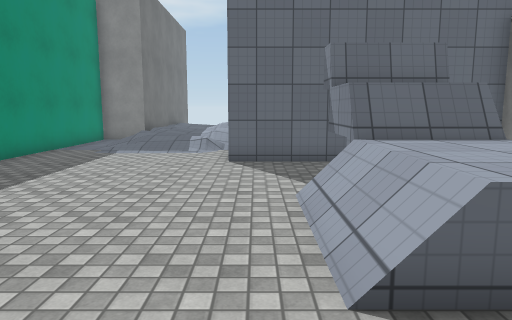
[1] (above)

16 first-person views from a walk through a Unity game level. The camera is 1.5 m above the floor, tilts 8° down and sees 70° across. The floor is counted in squares, 1 m on a side. Each view is taken from the middle of a square. On the plan, view 1 faces up. The plan holds only what a view shows up to about 16 squares ahead; the rest is blank. The place goes on beyond the plan. Some animated figures are left out. Surface patterns are stand-ins for the level's own textures.

[2]
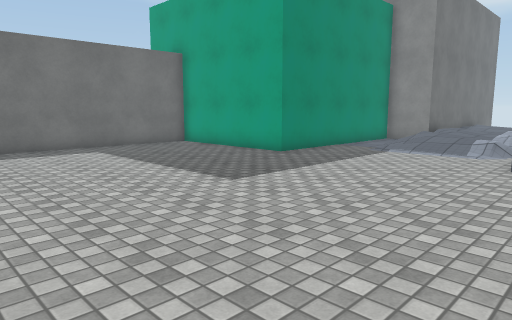

[3]
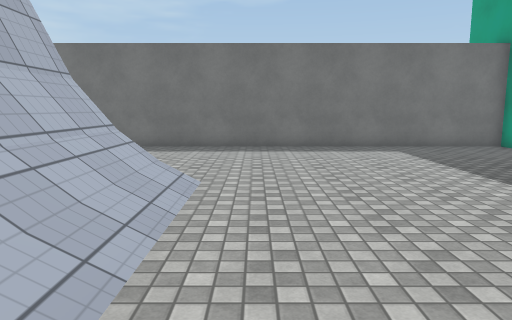

[4]
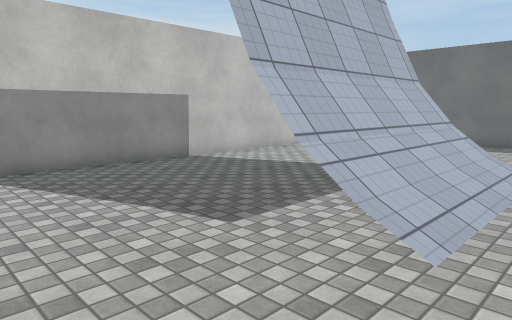

[5]
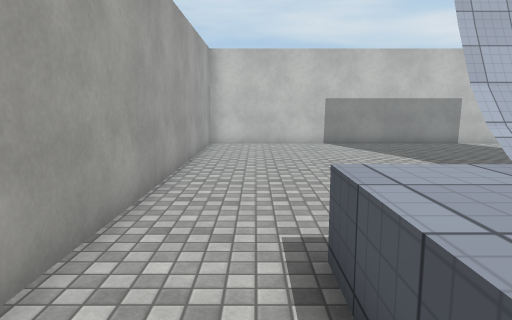

[6]
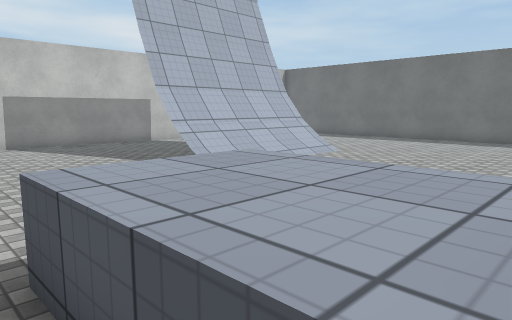

[7]
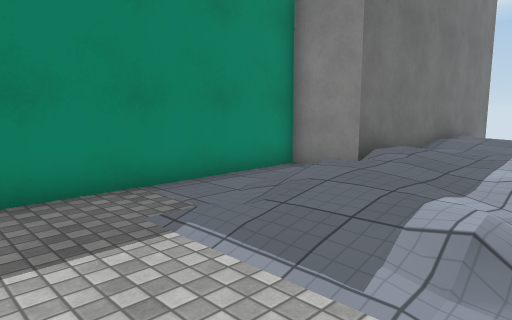

[8]
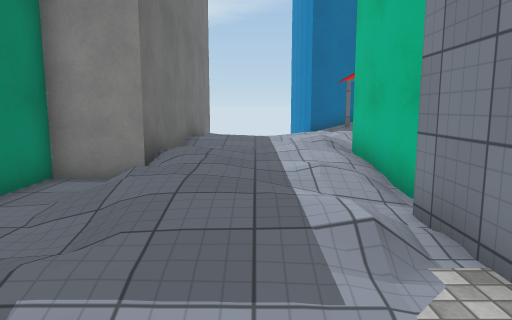

[9]
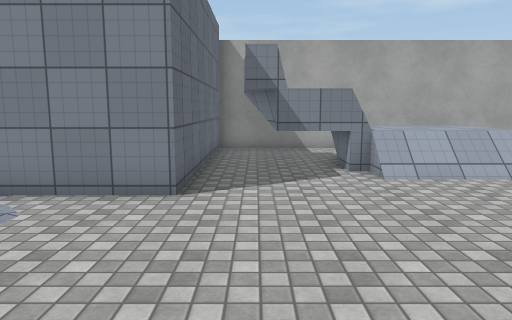

[10]
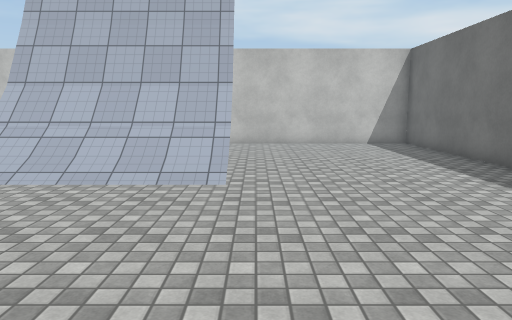

[11]
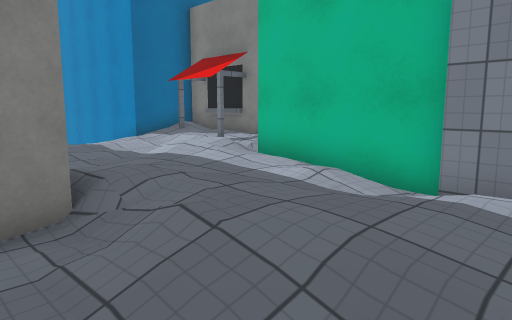

[12]
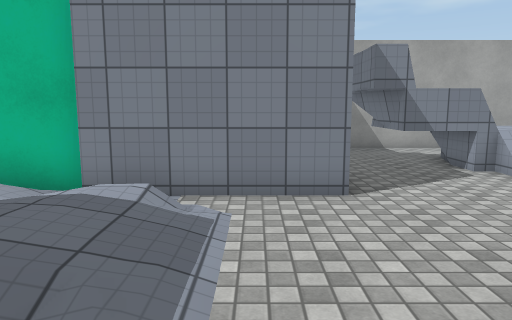

[13]
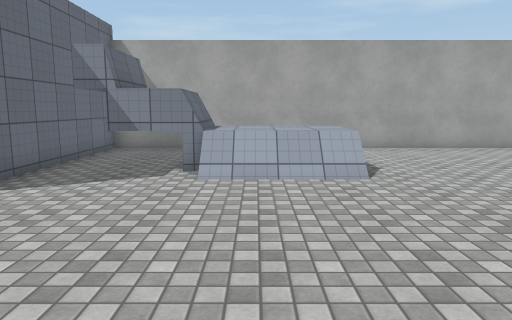

[14]
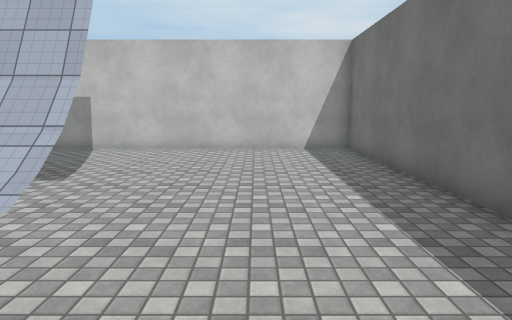

[15]
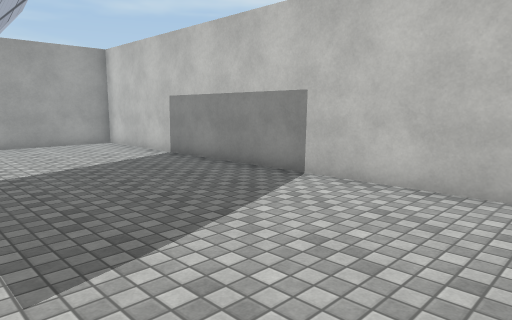

[16]
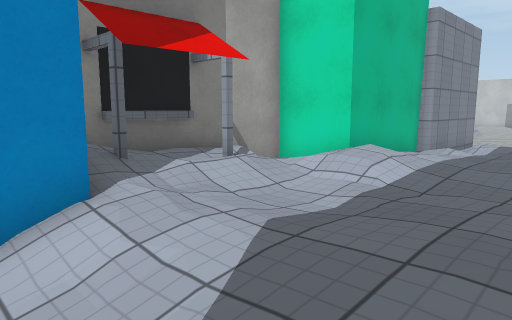

### Floor plan
Key: @ floor where view 1 was taken; # wall or solid block; . main floor; : floor 0.25 m higher than the main floor; + floor 0.5 m higher than the main floor; * floor 0.75 m higher than the main floor; % floor 1 m higher than the main floor; / step, stairs or slope; = window, fence, low wall or low ledge; ^ raised ledge; T thing the floor can be seen under or through.
Columns run from 14 left of view 1 to 7 right of it. Each row starts with its distance up from view 1.
 28              #
 27         #.  .#
 26         # ://####
 25         #+++++//#
 24         #/++:++*#
 23         #+++:/**#
 22         #/+:://##
 21         #:::/// #
 20         # ++/// #
 19         #++++/###
 18       ###/+++/#
 17       #../+++/#
 16       #.//++//#
 15       #.//++/##
 14       #..//++#
 13       #..:///#
 12       #......#
 11       #......#########
 10 #######..............#
  9 #................##..#
  8 #...............###..#
  7 #...............=^#..#
  6 #............../%%%..#
  5 #............../%%%  #
  4 #............../%%%..#
  3 #............../%%%..#
  2 #....................#
  1 #....................#
  0 #.............@......#
 -1 #....................#
 -2 #.......//////.......#
 -3 #.......TTTTTT.......#
 -4 #....................#
 -5 #....................#
 -6 #....................#
 -7 #....................#
 -8 #....................#
 -9 #....................#
-10 ######################

Where each view was taken, in squares from view 1:
view 1: 0 up, 0 right, facing up
view 2: 0 up, 1 right, facing up-left
view 3: 0 up, 1 right, facing left
view 4: 0 up, 3 right, facing down-left
view 5: 6 up, 5 right, facing down
view 6: 6 up, 5 right, facing down-left
view 7: 10 up, 1 left, facing up-left
view 8: 10 up, 3 left, facing up
view 9: 9 up, 7 left, facing right
view 10: 6 up, 7 left, facing down
view 11: 13 up, 7 left, facing up-right
view 12: 12 up, 7 left, facing right
view 13: 5 up, 7 left, facing right
view 14: 4 up, 10 left, facing down
view 15: 3 down, 9 left, facing down-right
view 16: 27 up, 5 left, facing down-right
